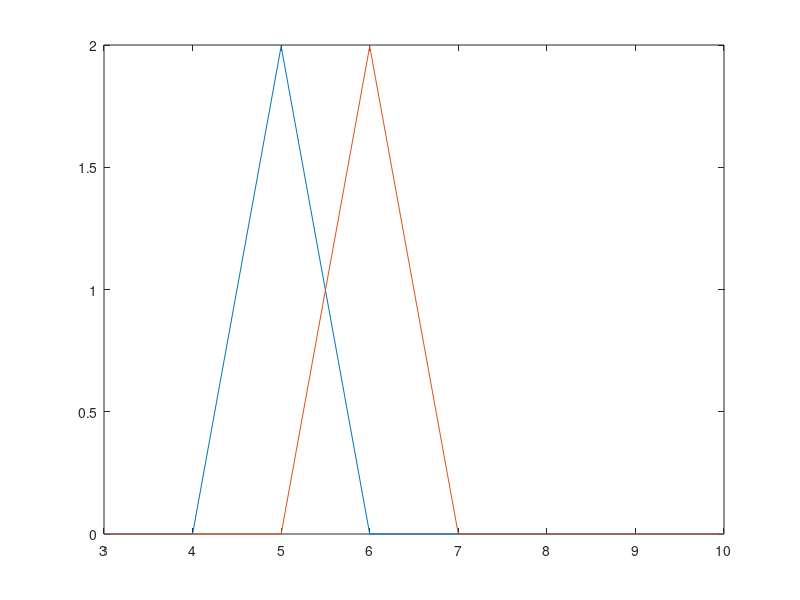

Here is the MATLAB script that generated this plot:
x = 3:1:10;
mu=5;
si=0.2;
norm=normpdf(x,mu,si);
figure;
plot(x,norm)

x=3:1:10;
mu=6;
si=0.2;
norm=normpdf(x,mu,si);
hold on
plot(x,norm)
